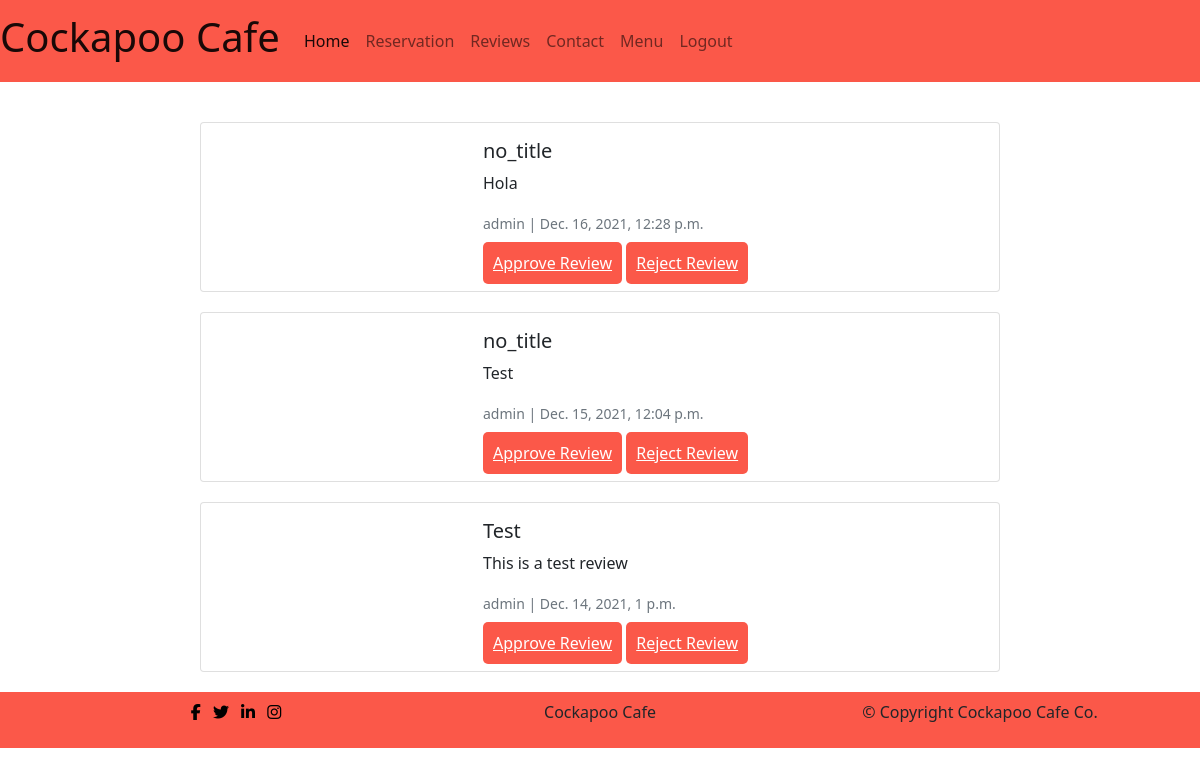
The app's page /review/manage_review/ (signed in), older data.
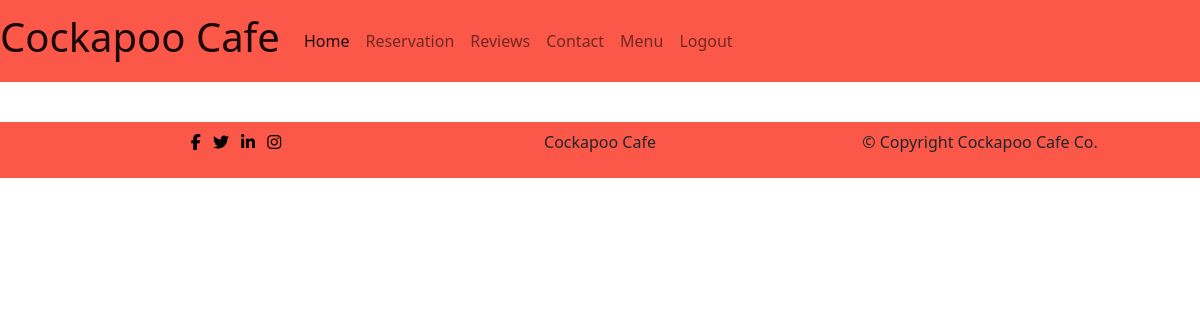
The same page, newer data.
### review/models.py (models this page shows, shortened)
class Review(models.Model):
    author = models.ForeignKey(
        User, on_delete=models.CASCADE, related_name="User"
    )
    title = models.CharField(max_length=200, default='no_title', null=True, blank=True)
    body = models.TextField()
    image = CloudinaryField('image', default='review_placeholder')
    created_on = models.DateTimeField(auto_now_add=True)
    updated_on = models.DateTimeField(auto_now=True)
    status = models.IntegerField(choices=STATUS, default=0)
    approved = models.BooleanField(default=False)
    class Meta:
        ordering = ["created_on"]

### review/views.py (the view)
# urls.py: path('manage_review/', views.ManageReviewList.as_view(), name="manage_review"),
class ManageReviewList(generic.ListView):
    model = Review
    queryset = Review.objects.filter(status=0).order_by('-created_on')
    template_name = 'review/manage_reviews.html'

### review/templates/review/manage_reviews.html (shortened to what this page needs)
{% extends 'base.html' %}
{% load static%}
{% load crispy_forms_tags %}
{% block content %}
{% for review in review_list %}
{% if request.user.is_superuser %}
      <div class="card mb-0 col-8 review">
        <div class="row g-0">
          <div class="col-md-4">
          </div>
          <div class="col-md-8">
            <div class="card-body">
              <h5 class="card-title">{{ review.title }}</h5>
              <p class="card-text">{{ review.body }}</p>
              <p class="card-text"><small class="text-muted">{{ review.author }} | {{ review.created_on }}</small></p>
              <a href="{% url 'update_review' review.id %}" class="menu-btn">Approve Review</a>
              <a class="menu-btn">Reject Review</a>
            </div>
          </div>
        </div>
      </div>
{% endif %}
{% endfor %}
{% endblock %}

### templates/base.html (shortened to what this page needs)
{% load static %}
<!DOCTYPE html>
<html lang="en">
<head>
    <link href="https://cdn.jsdelivr.net/npm/bootstrap@5.1.3/dist/css/bootstrap.min.css" rel="stylesheet">
    <link href="{% static 'css/style.css' %}" rel="stylesheet">
</head>
<body>
    <nav class="navbar navbar-expand-lg navbar-light nav-bg-col sticky">
        <div class="container-fluid">
          <a class="navbar-brand" href="/"><h1>Cockapoo Cafe</h1></a>
          <div class="collapse navbar-collapse" id="navbarSupportedContent">
            <ul class="navbar-nav me-auto mb-2 mb-lg-0">
              <li class="nav-item">
                <a class="nav-link active" aria-current="page" href="/">Home</a>
              </li>
              <li class="nav-item">
                <a class="nav-link" href="{% url 'reservation' %}">Reservation</a>
              </li>
              <li class="nav-item">
                <a class="nav-link" href="{% url 'review' %}">Reviews</a>
              </li>
              <li class="nav-item">
                <a class="nav-link" href="{% url 'contact' %}">Contact</a>
              </li>
              <li class="nav-item">
                <a class="nav-link" href="{% url 'menu' %}">Menu</a>
              </li>
              {% if user.is_authenticated %}
              <li class="nav-item">
                <a class="nav-link" href="{% url 'account_logout' %}">Logout</a>
              {% endif %}
          </div>
        </div>
      </nav>
      {% block content %}
      {% endblock %}
     <footer>
        <div class="container">
            <div class="row">
                    <div class="col-4">
                        <div class="socials">
                            <ul>
                                <li class="list-inline-item"><a href="https://facebook.com" target="_blank" rel="noopener" aria-label="visit us on Facebook (opens a new tab)"><i class="fa fa-facebook"></i></a></li>
                                <li class="list-inline-item"><a href="https://twitter.com" target="_blank" rel="noopener" aria-label="visit us on Twitter (opens a new tab)"><i class="fa fa-twitter"></i></a></li>
                                <li class="list-inline-item"><a href="https://www.linkedin.com" target="_blank" rel="noopener" aria-label="visit us on LinkedIn (opens a new tab)"><i class="fa fa-linkedin"></i></a></li>
                                <li class="list-inline-item"><a href="https://instagram.com" target="_blank" rel="noopener" aria-label="visit us on Instagram (opens a new tab)"><i class="fa fa-instagram"></i></a></li>
                            </ul>
                        </div>
                    </div>
                    <div class="col-4">
                        <div>
                            <p>Cockapoo Cafe
                        </div>
                    </div>
                    <div class="col-4">
                        <div>
                            <p>© Copyright Cockapoo Cafe Co.
                        </div>
                    </div>
            </div>
        </div>
    </footer>
  </body>
</html>

### static/css/style.css (style rules this page uses)
.container-fluid { padding-left: 0; padding-right: 0; }
.nav-bg-col { background-color: #fb5849; }
footer { background-color: #fb5849; margin-top: 20px; text-align: center; padding-top: .5rem; padding-bottom: .5rem; }
nav { margin-bottom: 20px;; }
.socials i { color: black; }

Row changes from the older to the newer data that the page shows:
removed Review: title "no_title", body "Hola", author "admin", created_on "Dec. 16, 2021, 12:28 p.m."
removed Review: title "no_title", body "Test", author "admin", created_on "Dec. 15, 2021, 12:04 p.m."
removed Review: title "Test", body "This is a test review", author "admin", created_on "Dec. 14, 2021, 1 p.m."
